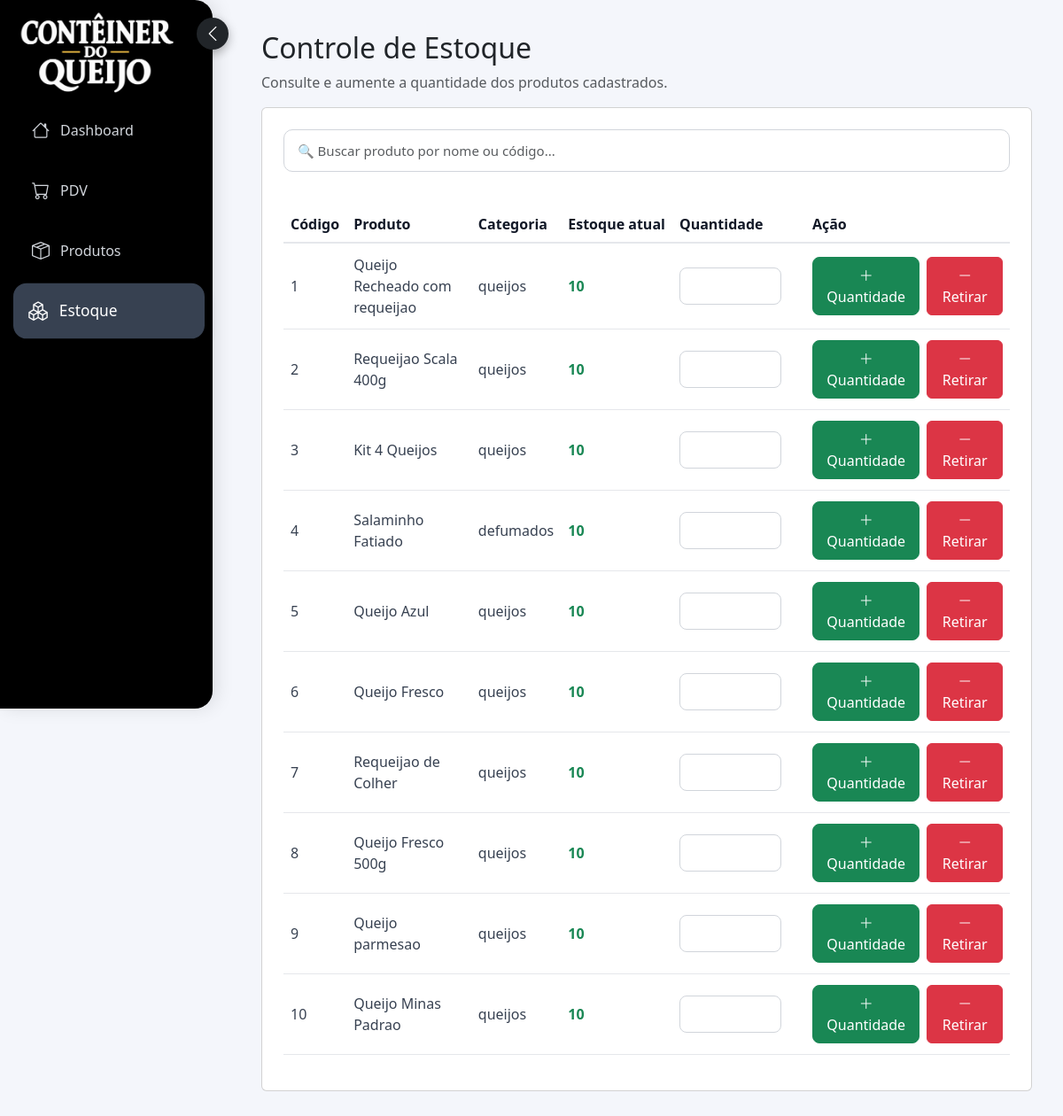
The page /PDV/estoque.php on the database as committed earlier.
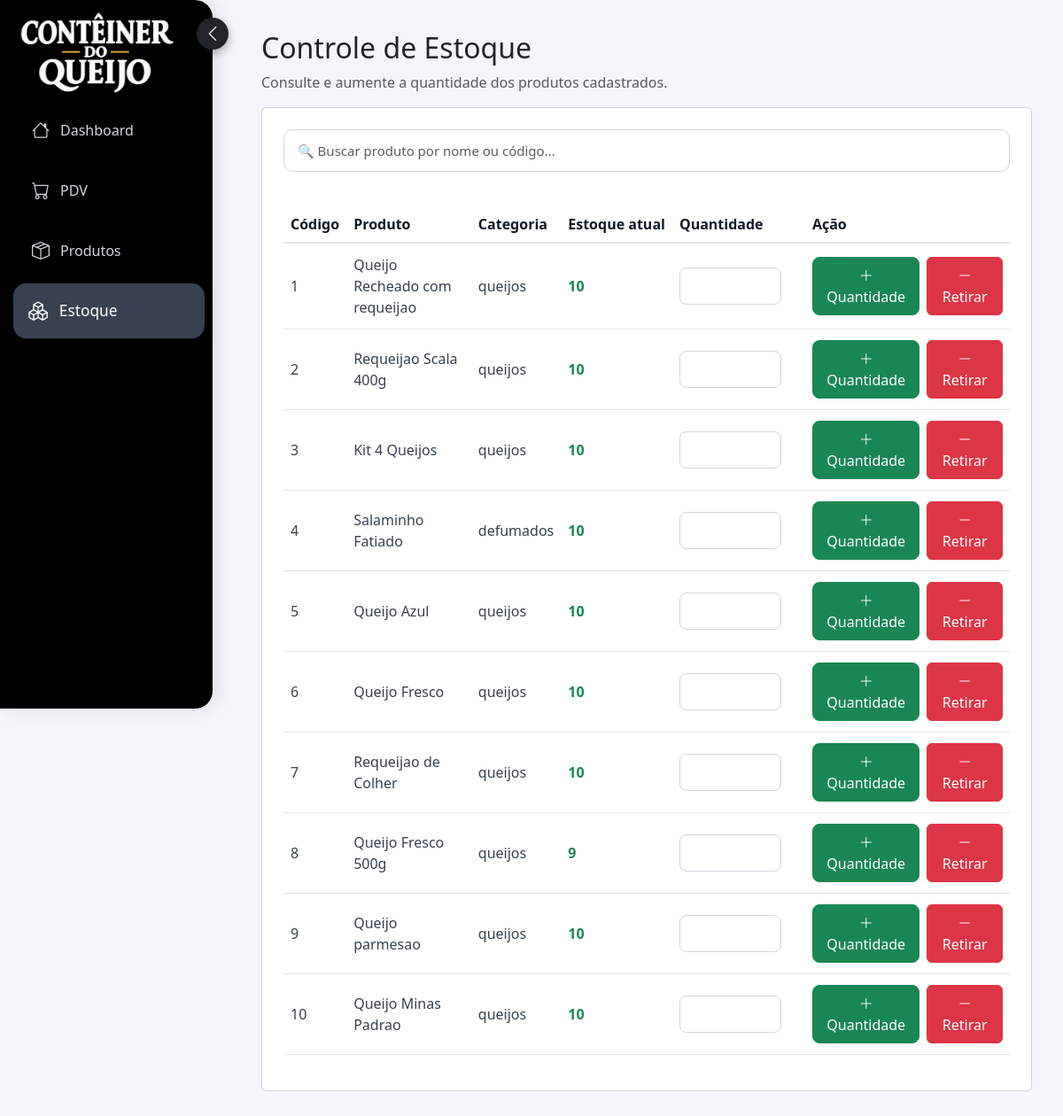
The same page on the database as committed later.
### tables this page shows
CREATE TABLE IF NOT EXISTS `produtos` (
  `idProduto` int(11) NOT NULL AUTO_INCREMENT,
  `nome` varchar(255) DEFAULT NULL,
  `codigoDeBarras` int(11) DEFAULT NULL,
  `valor` float(10,2) DEFAULT NULL,
  `validade` date DEFAULT NULL,
  `estoque` int(11) DEFAULT NULL,
  `Armazenamento` enum('Refrigerado','Normal') NOT NULL,
  `categoria` enum('frios','defumados','doces','bebidas','queijos') NOT NULL,
  `imagem` varchar(255) DEFAULT NULL,
  `idFornecedor` int(11) DEFAULT NULL,
  PRIMARY KEY (`idProduto`),
  KEY `idFornecedor` (`idFornecedor`)
);

### PDV/estoque.php (the view, shortened to what this page needs)
<?php
include 'conexao.php';
$sql = "
    SELECT
        idProduto,
        nome,
        codigoDeBarras,
        categoria,
        estoque
    FROM produtos
    ORDER BY codigodebarras ASC
";
$resultado = mysqli_query($conn, $sql);
?>
<!DOCTYPE html>
<html lang="pt-br">
<head>
    <link href="https://cdn.jsdelivr.net/npm/bootstrap@5.3.0/dist/css/bootstrap.min.css" rel="stylesheet">
<link rel="stylesheet"
href="https://cdn.jsdelivr.net/npm/bootstrap-icons@1.11.3/font/bootstrap-icons.min.css">
<link rel="stylesheet" href="css/estilo.css">
</head>
<body>
<div class="sidebar">
    <h2>
        <img id="logo" src="../imagens/logo.jpeg" style="height: 100px; width: 180px; margin-left: 0px; margin-right: 0px; margin-top: -20px;">
        <button
    type="button"
    class="botao-sidebar"
    onclick="alternarSidebar()"
    title="Ocultar menu"
>
    <i class="bi bi-chevron-left"></i>
</button>
    </h2>
    <a href="index.php">
        <i class="bi bi-house"></i>
        Dashboard
    </a>
    <a href="pdv.html">
        <i class="bi bi-cart"></i>
        PDV
    </a>
    <a href="produtos.html">
        <i class="bi bi-box-seam"></i>
        Produtos
    </a>
    <a href="estoque.php" class='ativo'>
        <i class="bi bi-boxes"></i>
        Estoque
    </a>
</div>
<div class="content">
    <h2>Controle de Estoque</h2>
    <p class="text-muted">
        Consulte e aumente a quantidade dos produtos cadastrados.
    </p>
    <div class="card p-4">
        <div class="mb-4">
            <input
                type="text"
                id="busca"
                class="form-control"
                placeholder="🔍 Buscar produto por nome ou código..."
                onkeyup="filtrarProdutos()"
            >
        </div>
        <div class="table-responsive">
            <table class="table table-hover align-middle">
                <thead>
                    <tr>
                        <th>Código</th>
                        <th>Produto</th>
                        <th>Categoria</th>
                        <th>Estoque atual</th>
                        <th>Quantidade</th>
                        <th>Ação</th>
                    </tr>
                </thead>
                <tbody id="tabelaProdutos">
                <?php
                if ($resultado && mysqli_num_rows($resultado) > 0) {
                    while ($produto = mysqli_fetch_assoc($resultado)) {
                        ?>
                        <tr>
                            <td>
                                <?= htmlspecialchars($produto['codigoDeBarras']) ?>
                            </td>
                            <td>
                                <?= htmlspecialchars($produto['nome']) ?>
                            </td>
                            <td>
                                <?= htmlspecialchars($produto['categoria']) ?>
                            </td>
                            <td>
                                <span
                                    class="<?= $produto['estoque'] <= 5
                                        ? 'estoque-baixo'
                                        : 'estoque-normal' ?>"
                                >
                                    <?= $produto['estoque'] ?>
                                </span>
                            </td>
                            <td style="width: 150px;">
                                <input
                                    type="number"
                                    min="1"
                                    class="form-control quantidade-adicionar"
                                    placeholder=""
                                >
                            </td>
                            <td>
    <div class="d-flex gap-2">
        <button
            type="button"
            class="btn btn-success"
            onclick="adicionarEstoque(
                <?= $produto['idProduto'] ?>,
                this
            )"
        >
            <i class="bi bi-plus-lg"></i>
            Quantidade
        </button>
        <button
            type="button"
            class="btn btn-danger"
            onclick="retirarEstoque(
                <?= $produto['idProduto'] ?>,
                this
            )"
        >
            <i class="bi bi-dash-lg"></i>
            Retirar
        </button>
    </div>
</td>
                        </tr>
                        <?php
                    }
                }
                ?>
                </tbody>
            </table>
        </div>
    </div>
</div>
</body>
</html>

Rows that differ between the two databases and show on the page:
changed produtos "Queijo Fresco 500g": estoque "10" → "9"
